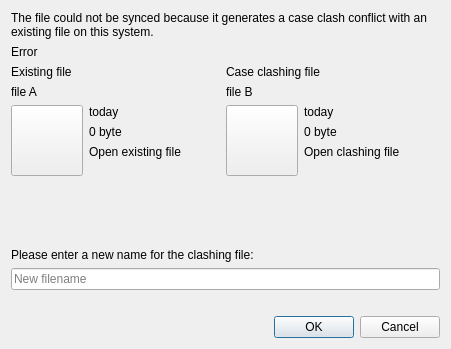
<?xml version="1.0" encoding="UTF-8"?>
<ui version="4.0">
 <class>OCC::CaseClashFilenameDialog</class>
 <widget class="QDialog" name="OCC::CaseClashFilenameDialog">
  <property name="geometry">
   <rect>
    <x>0</x>
    <y>0</y>
    <width>451</width>
    <height>349</height>
   </rect>
  </property>
  <property name="windowTitle">
   <string>Case Clash Conflict</string>
  </property>
  <layout class="QVBoxLayout" name="verticalLayout">
   <property name="sizeConstraint">
    <enum>QLayout::SetDefaultConstraint</enum>
   </property>
   <item>
    <widget class="QLabel" name="descriptionLabel">
     <property name="text">
      <string>The file could not be synced because it generates a case clash conflict with an existing file on this system.</string>
     </property>
     <property name="alignment">
      <set>Qt::AlignLeading|Qt::AlignLeft|Qt::AlignTop</set>
     </property>
     <property name="wordWrap">
      <bool>true</bool>
     </property>
    </widget>
   </item>
   <item>
    <widget class="QLabel" name="explanationLabel">
     <property name="text">
      <string>Error</string>
     </property>
     <property name="alignment">
      <set>Qt::AlignLeading|Qt::AlignLeft|Qt::AlignTop</set>
     </property>
     <property name="wordWrap">
      <bool>false</bool>
     </property>
    </widget>
   </item>
   <item>
    <layout class="QHBoxLayout" name="horizontalLayout">
     <item>
      <layout class="QVBoxLayout" name="verticalLayout_3">
       <item>
        <widget class="QLabel" name="label_2">
         <property name="text">
          <string>Existing file</string>
         </property>
        </widget>
       </item>
       <item>
        <widget class="QLabel" name="localVersionFilename">
         <property name="text">
          <string>file A</string>
         </property>
        </widget>
       </item>
       <item>
        <layout class="QHBoxLayout" name="horizontalLayout_3">
         <item>
          <layout class="QVBoxLayout" name="verticalLayout_4">
           <property name="sizeConstraint">
            <enum>QLayout::SetDefaultConstraint</enum>
           </property>
           <item>
            <widget class="QToolButton" name="localVersionButton">
             <property name="text">
              <string/>
             </property>
             <property name="iconSize">
              <size>
               <width>64</width>
               <height>64</height>
              </size>
             </property>
            </widget>
           </item>
           <item>
            <spacer name="verticalSpacer">
             <property name="orientation">
              <enum>Qt::Vertical</enum>
             </property>
             <property name="sizeHint" stdset="0">
              <size>
               <width>20</width>
               <height>40</height>
              </size>
             </property>
            </spacer>
           </item>
          </layout>
         </item>
         <item>
          <layout class="QVBoxLayout" name="verticalLayout_5" stretch="0,0,0,1">
           <property name="sizeConstraint">
            <enum>QLayout::SetDefaultConstraint</enum>
           </property>
           <item>
            <widget class="QLabel" name="localVersionMtime">
             <property name="text">
              <string>today</string>
             </property>
            </widget>
           </item>
           <item>
            <widget class="QLabel" name="localVersionSize">
             <property name="text">
              <string>0 byte</string>
             </property>
            </widget>
           </item>
           <item>
            <widget class="QLabel" name="localVersionLink">
                <property name="text">
                    <string>Open existing file</string>
                </property>
                <property name="openExternalLinks">
                 <bool>true</bool>
                </property>
            </widget>
           </item>
           <item>
            <spacer name="verticalSpacer_2">
             <property name="orientation">
              <enum>Qt::Vertical</enum>
             </property>
             <property name="sizeHint" stdset="0">
              <size>
               <width>20</width>
               <height>40</height>
              </size>
             </property>
            </spacer>
           </item>
          </layout>
         </item>
         <item>
          <spacer name="horizontalSpacer">
           <property name="orientation">
            <enum>Qt::Horizontal</enum>
           </property>
           <property name="sizeType">
            <enum>QSizePolicy::Expanding</enum>
           </property>
           <property name="sizeHint" stdset="0">
            <size>
             <width>40</width>
             <height>20</height>
            </size>
           </property>
          </spacer>
         </item>
        </layout>
       </item>
      </layout>
     </item>
     <item>
      <layout class="QVBoxLayout" name="verticalLayout_6">
       <item>
        <widget class="QLabel" name="label_5">
         <property name="text">
          <string>Case clashing file</string>
         </property>
        </widget>
       </item>
       <item>
        <widget class="QLabel" name="remoteVersionFilename">
         <property name="text">
          <string>file B</string>
         </property>
        </widget>
       </item>
       <item>
        <layout class="QHBoxLayout" name="horizontalLayout_4">
         <item>
          <layout class="QVBoxLayout" name="verticalLayout_7">
           <item>
            <widget class="QToolButton" name="remoteVersionButton">
             <property name="text">
              <string/>
             </property>
             <property name="iconSize">
              <size>
               <width>64</width>
               <height>64</height>
              </size>
             </property>
            </widget>
           </item>
           <item>
            <spacer name="verticalSpacer_3">
             <property name="orientation">
              <enum>Qt::Vertical</enum>
             </property>
             <property name="sizeHint" stdset="0">
              <size>
               <width>20</width>
               <height>40</height>
              </size>
             </property>
            </spacer>
           </item>
          </layout>
         </item>
         <item>
          <layout class="QVBoxLayout" name="verticalLayout_8" stretch="0,0,0,1">
           <item>
            <widget class="QLabel" name="remoteVersionMtime">
             <property name="text">
              <string>today</string>
             </property>
            </widget>
           </item>
           <item>
            <widget class="QLabel" name="remoteVersionSize">
             <property name="text">
              <string>0 byte</string>
             </property>
            </widget>
           </item>
           <item>
            <widget class="QLabel" name="remoteVersionLink">
                <property name="text">
                    <string>Open clashing file</string>
                </property>
                <property name="openExternalLinks">
                 <bool>true</bool>
                </property>
            </widget>
           </item>
           <item>
            <spacer name="verticalSpacer_4">
             <property name="orientation">
              <enum>Qt::Vertical</enum>
             </property>
             <property name="sizeHint" stdset="0">
              <size>
               <width>20</width>
               <height>40</height>
              </size>
             </property>
            </spacer>
           </item>
          </layout>
         </item>
         <item>
          <spacer name="horizontalSpacer_2">
           <property name="orientation">
            <enum>Qt::Horizontal</enum>
           </property>
           <property name="sizeHint" stdset="0">
            <size>
             <width>40</width>
             <height>20</height>
            </size>
           </property>
          </spacer>
         </item>
        </layout>
       </item>
      </layout>
     </item>
    </layout>
   </item>
   <item>
    <widget class="QLabel" name="label">
     <property name="text">
      <string>Please enter a new name for the clashing file:</string>
     </property>
     <property name="alignment">
      <set>Qt::AlignLeading|Qt::AlignLeft|Qt::AlignTop</set>
     </property>
     <property name="wordWrap">
      <bool>false</bool>
     </property>
    </widget>
   </item>
   <item>
    <widget class="QLineEdit" name="filenameLineEdit">
     <property name="placeholderText">
      <string>New filename</string>
     </property>
    </widget>
   </item>
   <item>
    <widget class="QLabel" name="errorLabel">
     <property name="palette">
      <palette>
       <active>
        <colorrole role="WindowText">
         <brush brushstyle="SolidPattern">
          <color alpha="200">
           <red>255</red>
           <green>0</green>
           <blue>0</blue>
          </color>
         </brush>
        </colorrole>
       </active>
       <inactive>
        <colorrole role="WindowText">
         <brush brushstyle="SolidPattern">
          <color alpha="200">
           <red>255</red>
           <green>0</green>
           <blue>0</blue>
          </color>
         </brush>
        </colorrole>
       </inactive>
       <disabled>
        <colorrole role="WindowText">
         <brush brushstyle="SolidPattern">
          <color alpha="115">
           <red>255</red>
           <green>255</green>
           <blue>255</blue>
          </color>
         </brush>
        </colorrole>
       </disabled>
      </palette>
     </property>
     <property name="text">
      <string/>
     </property>
    </widget>
   </item>
   <item>
    <widget class="QDialogButtonBox" name="buttonBox">
     <property name="standardButtons">
      <set>QDialogButtonBox::Cancel|QDialogButtonBox::Ok</set>
     </property>
    </widget>
   </item>
  </layout>
 </widget>
 <resources/>
 <connections/>
</ui>
